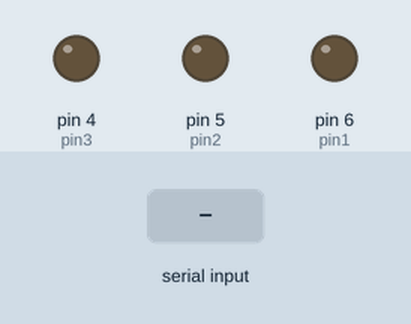
Simulated run of this sketch. Board: Arduino Uno, built with avr-gcc and run on an emulated ATmega328P. Parts: output pins drawn as LEDs (lit = HIGH). The inputs (shaded band) are chosen by the test bench.

Above: at 1.2 s.
1.3 s: "1" received over Serial
At 1.42 s:
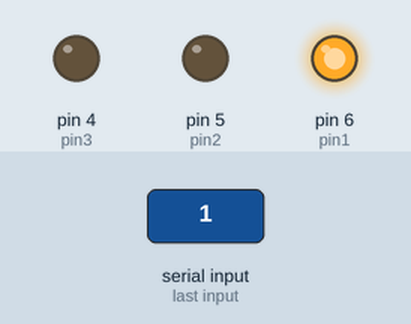
3.0 s: "2" received over Serial
At 3.12 s:
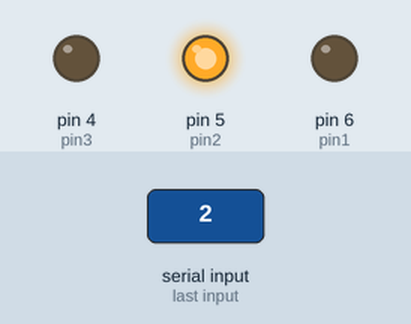
4.7 s: "3" received over Serial
At 4.82 s:
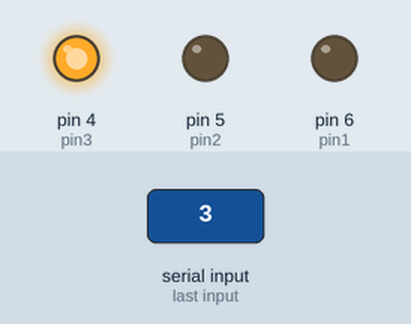
Timing chart, 0 to 7.7 s (numbered marks = the images above; inputs shaded):
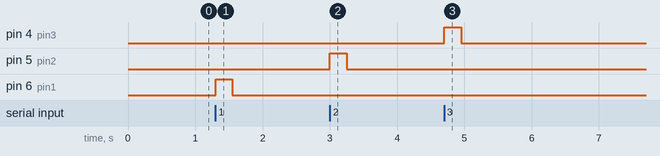

The sketch:

sketch_aug2a.ino
```cpp
int pin1 = 6;
int pin2 = 5;
int pin3 = 4;
int delayseg= 249;

void setup() {
  pinMode(pin1, OUTPUT); // Configura el pin 13 como salida
  pinMode(pin2, OUTPUT); // Configura el pin 13 como salida
  pinMode(pin3, OUTPUT); // Configura el pin 13 como salida
  Serial.begin(9600);
}

void loop() {
  if (Serial.available() > 0) {
    char comando = Serial.read(); // Leer el comando enviado por Python
    if (comando == '1') {
      digitalWrite(pin1, HIGH); // Encender el LED
      delay(delayseg);
      digitalWrite(pin1, LOW);
      delay(delayseg);
    } else if (comando == '2') {
      digitalWrite(pin2, HIGH); // Encender el LED
      delay(delayseg);
      digitalWrite(pin2, LOW);
      delay(delayseg);
    } else if (comando == '3'){
      digitalWrite(pin3, HIGH); // Encender el LED
      delay(delayseg);
      digitalWrite(pin3, LOW);
      delay(delayseg);
    }
  }

}
```

Measured:
- after the input at 1.3 s, pin 6 (pin1): LOW → HIGH at once, → LOW 0.25 s later
- after the input at 3.0 s, pin 5 (pin2): LOW → HIGH at once, → LOW 0.25 s later
- after the input at 4.7 s, pin 4 (pin3): LOW → HIGH at once, → LOW 0.25 s later
